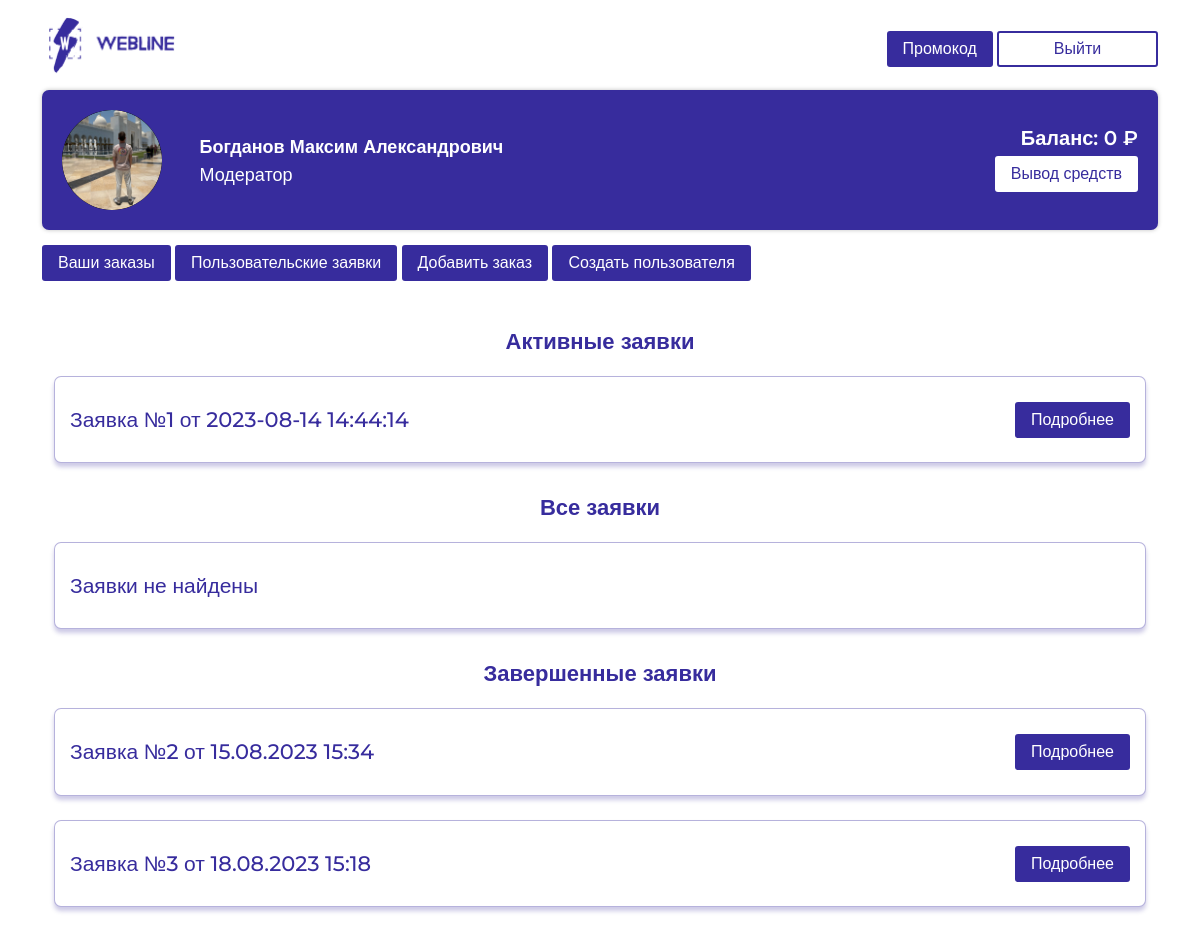
Page /requests (signed in) on the committed database.
### models.py (models this page shows, shortened)
class Users(db.Model, UserMixin):
    id = db.Column(db.Integer, primary_key=True)
    login = db.Column(db.String(64), unique=True)
    username = db.Column(db.String(200))
    password = db.Column(db.String(512), nullable=True)
    role = db.Column(db.String(100))
    email = db.Column(db.String(128))
    phone = db.Column(db.String(128))
    telegram = db.Column(db.String(128))
    other = db.Column(db.String(512))
    balance = db.Column(db.String(128))
    used_promocodes = db.Column(db.String(10000))

class Requests(db.Model):
    id = db.Column(db.Integer, primary_key=True)
    status = db.Column(db.String(100))
    date = db.Column(db.String(50))
    name = db.Column(db.String(100))
    email = db.Column(db.String(100))
    phone = db.Column(db.String(25))
    company = db.Column(db.String(500))
    message = db.Column(db.String(15000))
    moderator_id = db.Column(db.Integer)

### main.py (the view)
@application.route('/requests')
@login_required
def req():
    if current_user.role != 'Модератор' and current_user.role != 'Администратор':
        return ''
    user_role = current_user.role
    active_requests = []
    ended_requests = []
    if user_role == 'Модератор' or user_role == 'Администратор':
        my_requests = []
        moderator_request = list(reversed(Requests.query.filter_by(moderator_id=current_user.id).all()))
        for r in moderator_request:
            if r.status == "Принята":
                my_requests.append(r)
        active_requests = list(reversed(Requests.query.filter_by(status="Рассмотрение").all()))
        ended_requests = Requests.query.filter_by(status="Завершена").all()
    return render_template(
        'user_requests.html', my_requests=my_requests,
        active_requests=active_requests, ended_requests=ended_requests,
        user=current_user
    )

### main.py (called while the page is built)
@login_manager.user_loader
def load_user(user_id):
    return Users.query.filter_by(id=user_id).first()

### templates/user_requests.html (shortened to what this page needs)
{% extends 'base.html' %}
{% block content %}
    <div class="container mt-3 pb-5">
        <div class="row">
            <div class="col-12">
                <h1 class="zakazs_h1">Активные заявки</h1>
                {% if my_requests %}
                {% for requests in my_requests %}
                <div class="zakaz mt-4">
                    <div class="zakaz_head zakaz_head1">
                        <div class="row">
                            <div class="col-md-9">
                                <h2>Заявка №{{ requests.id }} от {{ requests.date }}</h2>
                            </div>
                            <a href="/requests/{{ requests.id }}" class="col-md-3 text_align_left_mobile">
                                <button class="zakaz_btn zakaz_btn_zav">Подробнее</button>
                            </a>
                        </div>
                    </div>
                </div>
                {% endfor %}
                {% endif %}
                <h1 class="zakazs_h1">Все заявки</h1>
                {% if active_requests %}
                {% for requests in active_requests %}
                <div class="zakaz mt-4">
                    <div class="zakaz_head zakaz_head1">
                        <div class="row">
                            <div class="col-md-9">
                                <h2>Заявка №{{ requests.id }} от {{ requests.date }}</h2>
                            </div>
                            <a href="/requests/{{ requests.id }}" class="col-md-3 text_align_left_mobile">
                                <button class="zakaz_btn zakaz_btn_zav">Подробнее</button>
                            </a>
                        </div>
                    </div>
                </div>
                {% endfor %}
                {% else %}
                <div class="zakaz mt-4">
                    <div class="zakaz_head zakaz_head1">
                        <div class="row">
                            <div class="col-9">
                                <h2>Заявки не найдены</h2>
                            </div>
                        </div>
                    </div>
                </div>
                {% endif %}
            </div>
            <div class="col-12">
                <h1 class="zakazs_h1">Завершенные заявки</h1>
                {% if ended_requests %}
                {% for request in ended_requests %}
                <div class="zakaz mt-4">
                    <div class="zakaz_head zakaz_head1">
                        <div class="row">
                            <div class="col-9">
                                <h2>Заявка №{{ request.id }} от {{ request.date }}</h2>
                            </div>
                            <a href="/requests/{{ request.id }}" class="col-3" style="text-align: right;">
                                <button class="zakaz_btn zakaz_btn_zav">Подробнее</button>
                            </a>
                        </div>
                    </div>
                </div>
                {% endfor %}
                {% endif %}
            </div>
        </div>
    </div>
{% endblock %}

### templates/base.html (shortened to what this page needs)
<!doctype html>
<html lang="ru">
<head>
    <link href="https://cdn.jsdelivr.net/npm/bootstrap@5.2.3/dist/css/bootstrap.min.css" rel="stylesheet">
    <link rel="stylesheet" href="{{url_for('static', filename='css/style.css')}}" />
</head>
<header>
    <div class="container pt-3">
        <div class="row">
            <div class="col-md-6 col-4">
                <img src="{{ url_for('static', filename='img/logo.png') }}" alt="" style="width: 138px; height: 58px; max-width: 100%;">
            </div>
            <div class="col-md-6 col-8" style="text-align: right;">
                <a data-bs-toggle="modal" data-bs-target="#modal-callback">
                    <button class="personal_area_under_btn">Промокод</button>
                </a>
                <a href="/logout">
                    <button class="head_btn">Выйти</button>
                </a>
            </div>
        </div>
    </div>
</header>
<body>
    <div class="container mt-3 pb-5">
        <div class="personal_area">
            <div class="row">
                <div class="col-md-9 col-7">
                    <div class="row">
                        <div class="col-2 d-lg-block d-none">
                            <div class="image-upload">
                                <label for="file-input">
                                    <img src="{{ url_for('static', filename='img/me.png') }}"  class="ava" alt="" style="width: 100px; height: 100px;"/>
                                </label>
                            </div>
                        </div>
                        <div class="col-10">
                            <h3>{{ user.username }}</h3>
                            <h4>{{ user.role }}</h4>
                        </div>
                    </div>
                </div>
                <div class="col-md-3 col-5 text_center_mobile">
                    <h5 id="balance">Баланс: {{ user.balance }} ₽</h5>
                    <a href="/withdrawal">
                         <button>Вывод средств</button>
                    </a>
                </div>
            </div>
        </div>
        {% if user.role != 'Администратор' %}
        <a href="/orders" style="text-align: right; text-decoration: none;">
            <button class="personal_area_under_btn">Ваши заказы</button>
        </a>
        {% endif %}
        {% if user.role == 'Модератор' %}
        <a href="/requests" style="text-align: right; text-decoration: none;">
            <button class="personal_area_under_btn">Пользовательские заявки</button>
        </a>
        {% endif %}
        {% if user.role == 'Модератор' or user.role == 'Администратор' %}
        <a href="/orders/add" style="text-align: right; text-decoration: none;">
            <button class="personal_area_under_btn">Добавить заказ</button>
        </a>
        <a href="/create_user" style="text-align: right; text-decoration: none;">
            <button class="personal_area_under_btn">Создать пользователя</button>
        </a>
        {% endif  %}
        {% block content -%}
        {% endblock -%}
    </div>
</body>

### static/css/style.css (style rules this page uses)
html, body { font-family: 'Montserrat', sans-serif; }
.head_btn { border-radius: 3px; border: 2px solid #372C9D; background: #FFF; font-size: 16px; font-style: normal; font-weight: 500; line-height: 20px; color: #372C9D; width: 161px; height: 36px; margin-top: 15px; }
.personal_area { width: 100%; padding: 20px 20px 20px 20px; border-radius: 7px; background: #372C9D; box-shadow: 0px 0px 4px 0px rgba(0, 0, 0, 0.25); color: white; }
.personal_area h3 { font-size: 18px; font-style: normal; font-weight: 700; line-height: 20px; padding-top: 4%; }
.personal_area h4 { font-size: 18px; font-style: normal; font-weight: 500; line-height: 20px; }
.personal_area h5 { font-size: 20px; font-style: normal; font-weight: 600; line-height: 20px; padding-top: 7%; }
.personal_area button { font-size: 16px; font-style: normal; font-weight: 500; line-height: 20px; color: #372C9D; border-radius: 3px; background: #FFF; padding: 8px 16px; border: none; }
.personal_area_under_btn { font-size: 16px; font-style: normal; font-weight: 500; line-height: 20px; color: white; border-radius: 3px; background: #372C9D; padding: 8px 16px; border: none; margin-top: 15px; }
.ava { border-radius: 50px; background-color: #000; }
.text_align_left_mobile { text-align: right; }
.text_center_mobile { text-align: right; }
.zakaz { width: 100%; border-radius: 7px; border: 1px solid rgba(55, 44, 157, 0.36); background: #FFF; box-shadow: 0px 4px 4px 0px rgba(55, 44, 157, 0.25); }
.zakaz h2 { font-size: 21px; font-style: normal; font-weight: 500; color: #372C9D; padding-top: 30px; padding-bottom: 30px; margin-bottom: 0px; padding-left: 15px; }
.zakaz_head { border-bottom: 1px solid rgba(55, 44, 157, 0.40); width: 100%; }
.zakaz_head1 { border-bottom: 0px !important; }
.zakaz_btn { font-size: 16px; font-style: normal; font-weight: 500; line-height: 20px; color: white; border-radius: 3px; background: #372C9D; padding: 8px 16px; margin-left: 15px; border: none; }
.zakazs_h1 { color: #372C9D; text-align: center; font-size: 22px; font-style: normal; font-weight: 600; line-height: 20px; margin-top: 35px; margin-bottom: 15px; }
a { text-decoration: none !important; }

### templates/user_requests.html (style rules this page uses)
html, body { font-family: 'Montserrat', sans-serif; }
.head_btn { border-radius: 3px; border: 2px solid #372C9D; background: #FFF; font-size: 16px; font-style: normal; font-weight: 500; line-height: 20px; color: #372C9D; width: 161px; height: 36px; margin-top: 15px; }
.personal_area { width: 100%; padding: 20px 20px 20px 20px; border-radius: 7px; background: #372C9D; box-shadow: 0px 0px 4px 0px rgba(0, 0, 0, 0.25); color: white; }
.personal_area h3 { font-size: 18px; font-style: normal; font-weight: 700; line-height: 20px; padding-top: 4%; }
.personal_area h4 { font-size: 18px; font-style: normal; font-weight: 500; line-height: 20px; }
.personal_area h5 { font-size: 20px; font-style: normal; font-weight: 600; line-height: 20px; padding-top: 7%; }
.personal_area button { font-size: 16px; font-style: normal; font-weight: 500; line-height: 20px; color: #372C9D; border-radius: 3px; background: #FFF; padding: 8px 16px; border: none; }
.zakaz { width: 100%; border-radius: 7px; border: 1px solid rgba(55, 44, 157, 0.36); background: #FFF; box-shadow: 0px 4px 4px 0px rgba(55, 44, 157, 0.25); }
.zakaz h2 { font-size: 21px; font-style: normal; font-weight: 500; color: #372C9D; padding-top: 30px; padding-bottom: 30px; margin-bottom: 0px; padding-left: 15px; }
.zakaz_head { border-bottom: 1px solid rgba(55, 44, 157, 0.40); width: 100%; }
.zakaz_head1 { border-bottom: 0px !important; }
.zakaz_btn { font-size: 16px; font-style: normal; font-weight: 500; line-height: 20px; color: white; border-radius: 3px; background: #372C9D; padding: 8px 16px; margin-left: 15px; border: none; }
.zakazs_h1 { color: #372C9D; text-align: center; font-size: 22px; font-style: normal; font-weight: 600; line-height: 20px; margin-top: 35px; margin-bottom: 15px; }
.personal_area_under_btn { font-size: 16px; font-style: normal; font-weight: 500; line-height: 20px; color: white; border-radius: 3px; background: #372C9D; padding: 8px 16px; border:none; margin-top: 15px; }
.zakaz_btn_zav { margin-right: 15px; margin-top: 25px; }
.ava { border-radius: 50px; background-color: #000; }
.text_align_left_mobile { text-align: right; }
.text_center_mobile { text-align: right; }

### rows in the picture
Users: username "Богданов Максим Александрович", role "Модератор", balance "0"
Requests: id "1", date "2023-08-14 14:44:14"
Requests: id "2", date "15.08.2023 15:34"
Requests: id "3", date "18.08.2023 15:18"
